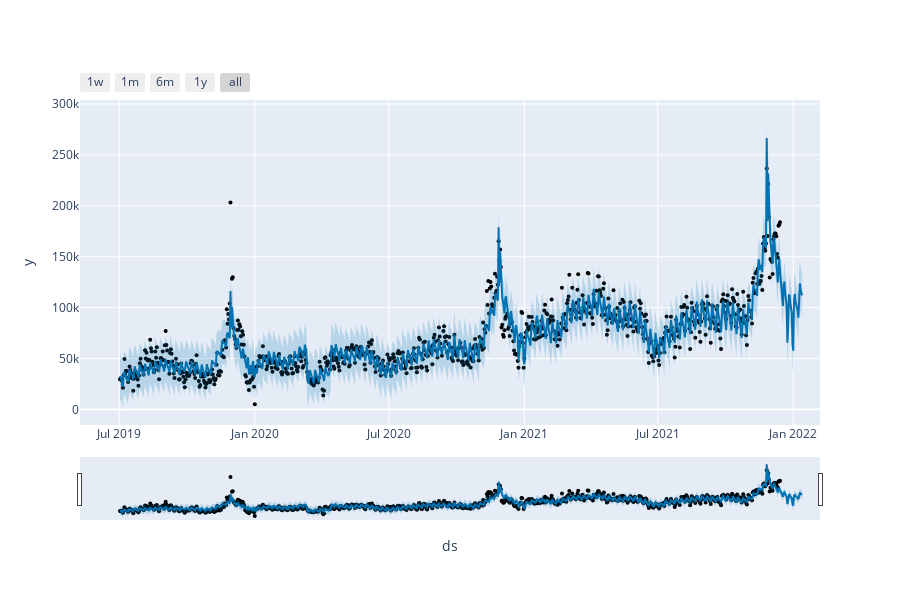

The notebook cell this image was saved under:
### Code cell
plot_plotly(m, forecast)

### Figure 1 — Plotly figure (JSON) as saved in the notebook; plotly's stock layout.template omitted (floating-point values rounded to 4 significant figures; data arrays with more than 128 entries replaced by an {"elided": "..."} marker saying what was removed)
{"data": [{"marker": {"color": "black", "size": 4}, "mode": "markers", "name": "Actual", "type": "scatter", "x": {"elided": "893 str values"}, "y": {"elided": "893 float values"}}, {"hoverinfo": "skip", "line": {"width": 0}, "mode": "lines", "type": "scatter", "x": {"elided": "923 str values"}, "y": {"elided": "923 float values"}}, {"fill": "tonexty", "fillcolor": "rgba(0, 114, 178, 0.2)", "line": {"color": "#0072B2", "width": 2}, "mode": "lines", "name": "Predicted", "type": "scatter", "x": {"elided": "923 str values"}, "y": {"elided": "923 float values"}}, {"fill": "tonexty", "fillcolor": "rgba(0, 114, 178, 0.2)", "hoverinfo": "skip", "line": {"width": 0}, "mode": "lines", "type": "scatter", "x": {"elided": "923 str values"}, "y": {"elided": "923 float values"}}], "layout": {"height": 600, "showlegend": false, "width": 900, "xaxis": {"autorange": true, "range": ["2019-05-08 16:43:38.1818", "2022-02-06 07:16:21.8182"], "rangeselector": {"buttons": [{"count": 7, "label": "1w", "step": "day", "stepmode": "backward"}, {"count": 1, "label": "1m", "step": "month", "stepmode": "backward"}, {"count": 6, "label": "6m", "step": "month", "stepmode": "backward"}, {"count": 1, "label": "1y", "step": "year", "stepmode": "backward"}, {"step": "all"}]}, "rangeslider": {"autorange": true, "range": ["2019-05-08 16:43:38.1818", "2022-02-06 07:16:21.8182"], "visible": true, "yaxis": {"_template": null, "rangemode": "match"}}, "title": {"text": "ds"}, "type": "date"}, "yaxis": {"autorange": true, "range": [-15120.0, 303800.0], "title": {"text": "y"}, "type": "linear"}}}
